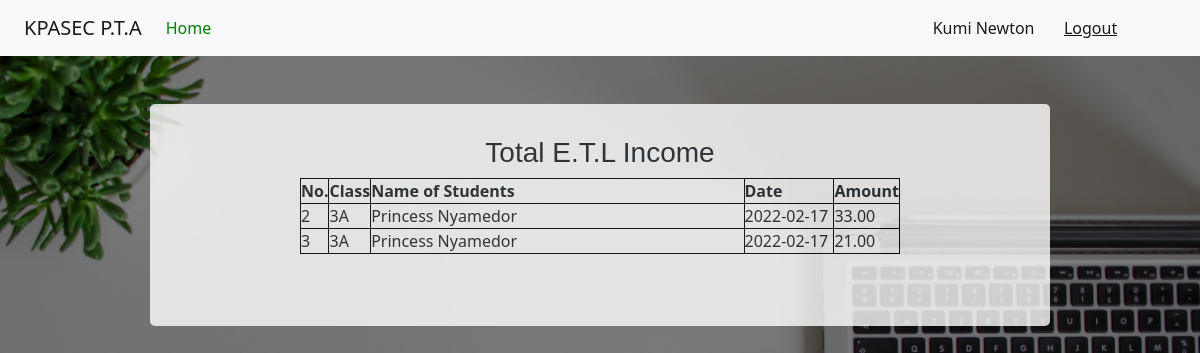
/accountant_dashboard/total_etl_income (signed in), run on the app's committed database.
### app.py (models this page shows, shortened)
class User(db.Model, UserMixin):
	__bind_key__ = "kpasec"
	id = db.Column(db.Integer, primary_key=True)
	date = db.Column(db.DateTime, default = datetime.utcnow())
	username = db.Column(db.String(80), unique=False, nullable=False)
	email = db.Column(db.String(120), unique=True, nullable=False)
	password = db.Column(db.String(120), nullable=False)
	is_admin = db.Column(db.Boolean,  default=False)
	function = db.Column(db.String(120))
	approval = db.Column(db.Boolean, default=False)

class ETLIncome(db.Model):
	__bind_key__ = "kpasec"
	id = db.Column(db.Integer, primary_key=True)
	date = db.Column(db.DateTime, default = datetime.utcnow())
	clerk = db.Column(db.String(120),nullable=False)
	amount = db.Column(db.Integer)
	tx_id = db.Column(db.String(16))
	semester = db.Column(db.String(10), nullable = False)
	mode_of_payment = db.Column(db.String(20))
	category = db.Column(db.String(20), default="revenue")
	student_id = db.Column(db.String(10), db.ForeignKey('student.id'))#Here we reference the table name

class Student(db.Model):
	__bind_key__ = "kpasec"
	id = db.Column(db.Integer, primary_key=True)
	date = db.Column(db.DateTime, default = datetime.utcnow())
	clerk = db.Column(db.String(120),nullable=False)
	date_admitted = db.Column(db.DateTime)
	fullname = db.Column(db.String(80), unique=False, nullable=False)
	date_of_birth = db.Column(db.String(10), unique=True)
	class1 = db.Column(db.String(10), unique=False, nullable=False)
	parent_contact = db.Column(db.String(12), nullable=False)
	phone = db.Column(db.String(12))
	id_number = db.Column(db.String(120), unique=True, nullable=False)
	status = db.Column(db.Boolean, default=True)
	pta = db.relationship('PTAIncome', backref='pta_payer', lazy=True)#Here we reference the class
	etl = db.relationship('ETLIncome', backref='etl_payer', lazy=True)
	payer = db.relationship('StudentPayments', backref='payer', lazy=True)

### app.py (the view)
@app.route("/accountant_dashboard/total_etl_income")
@login_required
def total_etl_income():
	if current_user.is_authenticated and current_user.approval:
		incomes = ETLIncome.query.all()
		return render_template("total_etl_income.html", incomes=incomes)
	else:
		abort(404)

### app.py (called while the page is built)
@app.template_filter()
def currencyFormat(value):
	value = float(value)
	if value >= 0:
		return "{:,.2f}".format(value)
	else:
		value2 = "{:,.2f}".format(value)
		return "("+value2[1:]+")"

@login_manager.user_loader
def load_user(user_id):
	return User.query.get(int(user_id))

### templates/total_etl_income.html (shortened to what this page needs)
{% extends "bootstrap.html" %}
{% block content %}
<!DOCTYPE html>
<html>
<head>
</head>
<body>
<header>
		<nav class="navbar navbar-expand-lg navbar-light bg-light">
			    <a class="navbar-brand kpa" href="#">KPASEC P.T.A</a>
				<div class="collapse navbar-collapse" id="navbarText">
			      <ul class="navbar-nav me-auto mb-2 mb-lg-0">
			        <li class="nav-item">
			          <a class="nav-link active " aria-current="page" href="{{url_for('accountant_dashboard')}}" id="dash">Home</a>
			        </li>
			      </ul>
			      <span class="navbar-text" >
			      	<a style="text-decoration:none;" href="{{url_for('account')}}" class="nn">{{current_user.username}}</a>
			      	<a href="{{url_for('logout')}}">Logout</a>
			      </span>
			    </div>
			</nav>
	</header>
   <center>
   	<div class="ttable" id="cont1">
   		<h3 class="topp" style="padding-top:4vh;font-family: sans-serif;">Total E.T.L Income </h3>
   		<table >
   			<tr>
   				<th class="non">No.</th>
   				<th class="foom">Class</th>
   				<th class="fom">Name of Students</th>
   				<th class="fomm">Date</th>
   				<th class="foomm">Amount</th>
   			</tr>
   			{% for income in incomes %}
   			   {% if income.category != 'charge'%}
   			<tr>
   				<td>{{loop.index}}</td>
   				<td class="fom">{{income.etl_payer.class1}}</td>
   				<td>{{income.etl_payer.fullname}}</td>
   				<td>{{income.date.date()}}</td>
   				<td>{{income.amount | currencyFormat}}</td>
   			</tr>
   			   {% endif %}
   			{% endfor %}
   		</table><br><br><br>
   	</div><br>
</center>
</body>
</html>
{% endblock %}

### data on the page
User: username "Kumi Newton"
ETLIncome: etl_payer.class1 "3A", etl_payer.fullname "Princess Nyamedor", date "2022-02-17", amount "33.00"
ETLIncome: etl_payer.class1 "3A", etl_payer.fullname "Princess Nyamedor", date "2022-02-17", amount "21.00"
